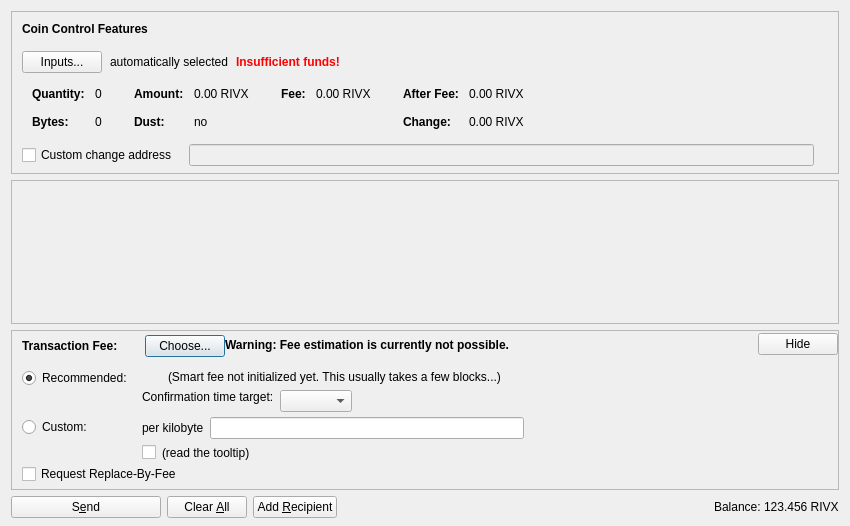
<?xml version="1.0" encoding="UTF-8"?>
<ui version="4.0">
 <class>SendCoinsDialog</class>
 <widget class="QDialog" name="SendCoinsDialog">
  <property name="geometry">
   <rect>
    <x>0</x>
    <y>0</y>
    <width>850</width>
    <height>526</height>
   </rect>
  </property>
  <property name="windowTitle">
   <string>Send Coins</string>
  </property>
  <layout class="QVBoxLayout" name="verticalLayout" stretch="0,1,0,0">
   <property name="bottomMargin">
    <number>8</number>
   </property>
   <item>
    <widget class="QFrame" name="frameCoinControl">
     <property name="sizePolicy">
      <sizepolicy hsizetype="Expanding" vsizetype="Expanding">
       <horstretch>0</horstretch>
       <verstretch>0</verstretch>
      </sizepolicy>
     </property>
     <property name="maximumSize">
      <size>
       <width>16777215</width>
       <height>16777215</height>
      </size>
     </property>
     <property name="frameShape">
      <enum>QFrame::StyledPanel</enum>
     </property>
     <property name="frameShadow">
      <enum>QFrame::Sunken</enum>
     </property>
     <layout class="QVBoxLayout" name="verticalLayoutCoinControl2">
      <property name="spacing">
       <number>0</number>
      </property>
      <property name="leftMargin">
       <number>0</number>
      </property>
      <property name="topMargin">
       <number>0</number>
      </property>
      <property name="rightMargin">
       <number>0</number>
      </property>
      <property name="bottomMargin">
       <number>6</number>
      </property>
      <item>
       <layout class="QVBoxLayout" name="verticalLayoutCoinControl" stretch="0,0,0,0,1">
        <property name="spacing">
         <number>0</number>
        </property>
        <property name="leftMargin">
         <number>10</number>
        </property>
        <property name="topMargin">
         <number>10</number>
        </property>
        <item>
         <layout class="QHBoxLayout" name="horizontalLayoutCoinControl1">
          <property name="bottomMargin">
           <number>15</number>
          </property>
          <item>
           <widget class="QLabel" name="labelCoinControlFeatures">
            <property name="sizePolicy">
             <sizepolicy hsizetype="Preferred" vsizetype="Maximum">
              <horstretch>0</horstretch>
              <verstretch>0</verstretch>
             </sizepolicy>
            </property>
            <property name="font">
             <font>
              <weight>75</weight>
              <bold>true</bold>
             </font>
            </property>
            <property name="styleSheet">
             <string notr="true">font-weight:bold;</string>
            </property>
            <property name="text">
             <string>Coin Control Features</string>
            </property>
           </widget>
          </item>
         </layout>
        </item>
        <item>
         <layout class="QHBoxLayout" name="horizontalLayoutCoinControl2" stretch="0,0,0,0">
          <property name="spacing">
           <number>8</number>
          </property>
          <property name="bottomMargin">
           <number>10</number>
          </property>
          <item>
           <widget class="QPushButton" name="pushButtonCoinControl">
            <property name="styleSheet">
             <string notr="true"/>
            </property>
            <property name="text">
             <string>Inputs...</string>
            </property>
            <property name="autoDefault">
             <bool>false</bool>
            </property>
           </widget>
          </item>
          <item>
           <widget class="QLabel" name="labelCoinControlAutomaticallySelected">
            <property name="text">
             <string>automatically selected</string>
            </property>
            <property name="margin">
             <number>5</number>
            </property>
           </widget>
          </item>
          <item>
           <widget class="QLabel" name="labelCoinControlInsuffFunds">
            <property name="font">
             <font>
              <weight>75</weight>
              <bold>true</bold>
             </font>
            </property>
            <property name="styleSheet">
             <string notr="true">color:red;font-weight:bold;</string>
            </property>
            <property name="text">
             <string>Insufficient funds!</string>
            </property>
            <property name="margin">
             <number>5</number>
            </property>
           </widget>
          </item>
          <item>
           <spacer name="horizontalSpacerCoinControl">
            <property name="orientation">
             <enum>Qt::Horizontal</enum>
            </property>
            <property name="sizeHint" stdset="0">
             <size>
              <width>40</width>
              <height>1</height>
             </size>
            </property>
           </spacer>
          </item>
         </layout>
        </item>
        <item>
         <widget class="QWidget" name="widgetCoinControl" native="true">
          <property name="sizePolicy">
           <sizepolicy hsizetype="Preferred" vsizetype="Preferred">
            <horstretch>0</horstretch>
            <verstretch>0</verstretch>
           </sizepolicy>
          </property>
          <property name="minimumSize">
           <size>
            <width>0</width>
            <height>0</height>
           </size>
          </property>
          <property name="styleSheet">
           <string notr="true"/>
          </property>
          <layout class="QHBoxLayout" name="horizontalLayoutCoinControl5">
           <property name="leftMargin">
            <number>0</number>
           </property>
           <property name="topMargin">
            <number>0</number>
           </property>
           <property name="rightMargin">
            <number>0</number>
           </property>
           <property name="bottomMargin">
            <number>0</number>
           </property>
           <item>
            <layout class="QHBoxLayout" name="horizontalLayoutCoinControl3" stretch="0,0,0,1">
             <property name="spacing">
              <number>20</number>
             </property>
             <property name="topMargin">
              <number>0</number>
             </property>
             <property name="bottomMargin">
              <number>10</number>
             </property>
             <item>
              <layout class="QFormLayout" name="formLayoutCoinControl1">
               <property name="horizontalSpacing">
                <number>10</number>
               </property>
               <property name="verticalSpacing">
                <number>14</number>
               </property>
               <property name="leftMargin">
                <number>10</number>
               </property>
               <property name="topMargin">
                <number>4</number>
               </property>
               <property name="rightMargin">
                <number>6</number>
               </property>
               <item row="0" column="0">
                <widget class="QLabel" name="labelCoinControlQuantityText">
                 <property name="font">
                  <font>
                   <weight>75</weight>
                   <bold>true</bold>
                  </font>
                 </property>
                 <property name="text">
                  <string>Quantity:</string>
                 </property>
                 <property name="margin">
                  <number>0</number>
                 </property>
                </widget>
               </item>
               <item row="0" column="1">
                <widget class="QLabel" name="labelCoinControlQuantity">
                 <property name="cursor">
                  <cursorShape>IBeamCursor</cursorShape>
                 </property>
                 <property name="contextMenuPolicy">
                  <enum>Qt::ActionsContextMenu</enum>
                 </property>
                 <property name="text">
                  <string notr="true">0</string>
                 </property>
                 <property name="margin">
                  <number>0</number>
                 </property>
                 <property name="textInteractionFlags">
                  <set>Qt::LinksAccessibleByMouse|Qt::TextSelectableByKeyboard|Qt::TextSelectableByMouse</set>
                 </property>
                </widget>
               </item>
               <item row="1" column="0">
                <widget class="QLabel" name="labelCoinControlBytesText">
                 <property name="font">
                  <font>
                   <weight>75</weight>
                   <bold>true</bold>
                  </font>
                 </property>
                 <property name="text">
                  <string>Bytes:</string>
                 </property>
                </widget>
               </item>
               <item row="1" column="1">
                <widget class="QLabel" name="labelCoinControlBytes">
                 <property name="cursor">
                  <cursorShape>IBeamCursor</cursorShape>
                 </property>
                 <property name="contextMenuPolicy">
                  <enum>Qt::ActionsContextMenu</enum>
                 </property>
                 <property name="text">
                  <string notr="true">0</string>
                 </property>
                 <property name="textInteractionFlags">
                  <set>Qt::LinksAccessibleByMouse|Qt::TextSelectableByKeyboard|Qt::TextSelectableByMouse</set>
                 </property>
                </widget>
               </item>
              </layout>
             </item>
             <item>
              <layout class="QFormLayout" name="formLayoutCoinControl2">
               <property name="horizontalSpacing">
                <number>10</number>
               </property>
               <property name="verticalSpacing">
                <number>14</number>
               </property>
               <property name="leftMargin">
                <number>6</number>
               </property>
               <property name="topMargin">
                <number>4</number>
               </property>
               <property name="rightMargin">
                <number>6</number>
               </property>
               <item row="0" column="0">
                <widget class="QLabel" name="labelCoinControlAmountText">
                 <property name="font">
                  <font>
                   <weight>75</weight>
                   <bold>true</bold>
                  </font>
                 </property>
                 <property name="text">
                  <string>Amount:</string>
                 </property>
                 <property name="margin">
                  <number>0</number>
                 </property>
                </widget>
               </item>
               <item row="0" column="1">
                <widget class="QLabel" name="labelCoinControlAmount">
                 <property name="cursor">
                  <cursorShape>IBeamCursor</cursorShape>
                 </property>
                 <property name="contextMenuPolicy">
                  <enum>Qt::ActionsContextMenu</enum>
                 </property>
                 <property name="text">
                  <string notr="true">0.00 RIVX</string>
                 </property>
                 <property name="textInteractionFlags">
                  <set>Qt::LinksAccessibleByMouse|Qt::TextSelectableByKeyboard|Qt::TextSelectableByMouse</set>
                 </property>
                </widget>
               </item>
               <item row="1" column="0">
                <widget class="QLabel" name="labelCoinControlLowOutputText">
                 <property name="font">
                  <font>
                   <weight>75</weight>
                   <bold>true</bold>
                  </font>
                 </property>
                 <property name="text">
                  <string>Dust:</string>
                 </property>
                </widget>
               </item>
               <item row="1" column="1">
                <widget class="QLabel" name="labelCoinControlLowOutput">
                 <property name="cursor">
                  <cursorShape>IBeamCursor</cursorShape>
                 </property>
                 <property name="contextMenuPolicy">
                  <enum>Qt::ActionsContextMenu</enum>
                 </property>
                 <property name="text">
                  <string notr="true">no</string>
                 </property>
                 <property name="textInteractionFlags">
                  <set>Qt::LinksAccessibleByMouse|Qt::TextSelectableByKeyboard|Qt::TextSelectableByMouse</set>
                 </property>
                </widget>
               </item>
              </layout>
             </item>
             <item>
              <layout class="QFormLayout" name="formLayoutCoinControl3">
               <property name="horizontalSpacing">
                <number>10</number>
               </property>
               <property name="verticalSpacing">
                <number>14</number>
               </property>
               <property name="leftMargin">
                <number>6</number>
               </property>
               <property name="topMargin">
                <number>4</number>
               </property>
               <property name="rightMargin">
                <number>6</number>
               </property>
               <item row="0" column="0">
                <widget class="QLabel" name="labelCoinControlFeeText">
                 <property name="font">
                  <font>
                   <weight>75</weight>
                   <bold>true</bold>
                  </font>
                 </property>
                 <property name="text">
                  <string>Fee:</string>
                 </property>
                 <property name="margin">
                  <number>0</number>
                 </property>
                </widget>
               </item>
               <item row="0" column="1">
                <widget class="QLabel" name="labelCoinControlFee">
                 <property name="cursor">
                  <cursorShape>IBeamCursor</cursorShape>
                 </property>
                 <property name="contextMenuPolicy">
                  <enum>Qt::ActionsContextMenu</enum>
                 </property>
                 <property name="text">
                  <string notr="true">0.00 RIVX</string>
                 </property>
                 <property name="textInteractionFlags">
                  <set>Qt::LinksAccessibleByMouse|Qt::TextSelectableByKeyboard|Qt::TextSelectableByMouse</set>
                 </property>
                </widget>
               </item>
              </layout>
             </item>
             <item>
              <layout class="QFormLayout" name="formLayoutCoinControl4">
               <property name="horizontalSpacing">
                <number>10</number>
               </property>
               <property name="verticalSpacing">
                <number>14</number>
               </property>
               <property name="leftMargin">
                <number>6</number>
               </property>
               <property name="topMargin">
                <number>4</number>
               </property>
               <property name="rightMargin">
                <number>6</number>
               </property>
               <item row="0" column="0">
                <widget class="QLabel" name="labelCoinControlAfterFeeText">
                 <property name="font">
                  <font>
                   <weight>75</weight>
                   <bold>true</bold>
                  </font>
                 </property>
                 <property name="text">
                  <string>After Fee:</string>
                 </property>
                 <property name="margin">
                  <number>0</number>
                 </property>
                </widget>
               </item>
               <item row="0" column="1">
                <widget class="QLabel" name="labelCoinControlAfterFee">
                 <property name="cursor">
                  <cursorShape>IBeamCursor</cursorShape>
                 </property>
                 <property name="contextMenuPolicy">
                  <enum>Qt::ActionsContextMenu</enum>
                 </property>
                 <property name="text">
                  <string notr="true">0.00 RIVX</string>
                 </property>
                 <property name="textInteractionFlags">
                  <set>Qt::LinksAccessibleByMouse|Qt::TextSelectableByKeyboard|Qt::TextSelectableByMouse</set>
                 </property>
                </widget>
               </item>
               <item row="1" column="0">
                <widget class="QLabel" name="labelCoinControlChangeText">
                 <property name="font">
                  <font>
                   <weight>75</weight>
                   <bold>true</bold>
                  </font>
                 </property>
                 <property name="text">
                  <string>Change:</string>
                 </property>
                </widget>
               </item>
               <item row="1" column="1">
                <widget class="QLabel" name="labelCoinControlChange">
                 <property name="cursor">
                  <cursorShape>IBeamCursor</cursorShape>
                 </property>
                 <property name="contextMenuPolicy">
                  <enum>Qt::ActionsContextMenu</enum>
                 </property>
                 <property name="text">
                  <string notr="true">0.00 RIVX</string>
                 </property>
                 <property name="textInteractionFlags">
                  <set>Qt::LinksAccessibleByMouse|Qt::TextSelectableByKeyboard|Qt::TextSelectableByMouse</set>
                 </property>
                </widget>
               </item>
              </layout>
             </item>
            </layout>
           </item>
          </layout>
         </widget>
        </item>
        <item>
         <layout class="QHBoxLayout" name="horizontalLayoutCoinControl4" stretch="0,0,0">
          <property name="spacing">
           <number>12</number>
          </property>
          <property name="sizeConstraint">
           <enum>QLayout::SetDefaultConstraint</enum>
          </property>
          <property name="topMargin">
           <number>5</number>
          </property>
          <property name="rightMargin">
           <number>5</number>
          </property>
          <item>
           <widget class="QCheckBox" name="checkBoxCoinControlChange">
            <property name="toolTip">
             <string>If this is activated, but the change address is empty or invalid, change will be sent to a newly generated address.</string>
            </property>
            <property name="text">
             <string>Custom change address</string>
            </property>
           </widget>
          </item>
          <item>
           <widget class="QValidatedLineEdit" name="lineEditCoinControlChange">
            <property name="enabled">
             <bool>false</bool>
            </property>
            <property name="sizePolicy">
             <sizepolicy hsizetype="Expanding" vsizetype="Fixed">
              <horstretch>0</horstretch>
              <verstretch>0</verstretch>
             </sizepolicy>
            </property>
           </widget>
          </item>
          <item>
           <widget class="QLabel" name="labelCoinControlChangeLabel">
            <property name="sizePolicy">
             <sizepolicy hsizetype="Preferred" vsizetype="Expanding">
              <horstretch>0</horstretch>
              <verstretch>0</verstretch>
             </sizepolicy>
            </property>
            <property name="minimumSize">
             <size>
              <width>0</width>
              <height>0</height>
             </size>
            </property>
            <property name="text">
             <string/>
            </property>
            <property name="margin">
             <number>3</number>
            </property>
           </widget>
          </item>
         </layout>
        </item>
        <item>
         <spacer name="verticalSpacerCoinControl">
          <property name="orientation">
           <enum>Qt::Vertical</enum>
          </property>
          <property name="sizeHint" stdset="0">
           <size>
            <width>800</width>
            <height>1</height>
           </size>
          </property>
         </spacer>
        </item>
       </layout>
      </item>
     </layout>
    </widget>
   </item>
   <item>
    <widget class="QScrollArea" name="scrollArea">
     <property name="widgetResizable">
      <bool>true</bool>
     </property>
     <widget class="QWidget" name="scrollAreaWidgetContents">
      <property name="geometry">
       <rect>
        <x>0</x>
        <y>0</y>
        <width>830</width>
        <height>104</height>
       </rect>
      </property>
      <layout class="QVBoxLayout" name="verticalLayout_2" stretch="0,1">
       <property name="leftMargin">
        <number>0</number>
       </property>
       <property name="topMargin">
        <number>0</number>
       </property>
       <property name="rightMargin">
        <number>0</number>
       </property>
       <property name="bottomMargin">
        <number>0</number>
       </property>
       <item>
        <layout class="QVBoxLayout" name="entries">
         <property name="spacing">
          <number>6</number>
         </property>
        </layout>
       </item>
       <item>
        <spacer name="verticalSpacer">
         <property name="orientation">
          <enum>Qt::Vertical</enum>
         </property>
         <property name="sizeHint" stdset="0">
          <size>
           <width>20</width>
           <height>40</height>
          </size>
         </property>
        </spacer>
       </item>
      </layout>
     </widget>
    </widget>
   </item>
   <item>
    <widget class="QFrame" name="frameFee">
     <property name="sizePolicy">
      <sizepolicy hsizetype="Expanding" vsizetype="Expanding">
       <horstretch>0</horstretch>
       <verstretch>0</verstretch>
      </sizepolicy>
     </property>
     <property name="maximumSize">
      <size>
       <width>16777215</width>
       <height>16777215</height>
      </size>
     </property>
     <property name="frameShape">
      <enum>QFrame::StyledPanel</enum>
     </property>
     <property name="frameShadow">
      <enum>QFrame::Sunken</enum>
     </property>
     <layout class="QVBoxLayout" name="verticalLayoutFee1">
      <property name="spacing">
       <number>0</number>
      </property>
      <property name="leftMargin">
       <number>0</number>
      </property>
      <property name="topMargin">
       <number>0</number>
      </property>
      <property name="rightMargin">
       <number>0</number>
      </property>
      <property name="bottomMargin">
       <number>0</number>
      </property>
      <item>
       <layout class="QVBoxLayout" name="verticalLayoutFee2" stretch="0,0,0">
        <property name="spacing">
         <number>0</number>
        </property>
        <property name="leftMargin">
         <number>10</number>
        </property>
        <property name="topMargin">
         <number>0</number>
        </property>
        <item>
         <layout class="QHBoxLayout" name="horizontalLayoutFee1">
          <property name="bottomMargin">
           <number>0</number>
          </property>
          <item>
           <layout class="QVBoxLayout" name="verticalLayoutFee7">
            <property name="spacing">
             <number>0</number>
            </property>
            <item>
             <spacer name="verticalSpacerSmartFee">
              <property name="orientation">
               <enum>Qt::Vertical</enum>
              </property>
              <property name="sizeType">
               <enum>QSizePolicy::Fixed</enum>
              </property>
              <property name="sizeHint" stdset="0">
               <size>
                <width>1</width>
                <height>4</height>
               </size>
              </property>
             </spacer>
            </item>
            <item>
             <layout class="QHBoxLayout" name="horizontalLayoutSmartFee">
              <property name="spacing">
               <number>10</number>
              </property>
              <item>
               <widget class="QLabel" name="labelFeeHeadline">
                <property name="sizePolicy">
                 <sizepolicy hsizetype="Preferred" vsizetype="Maximum">
                  <horstretch>0</horstretch>
                  <verstretch>0</verstretch>
                 </sizepolicy>
                </property>
                <property name="font">
                 <font>
                  <weight>75</weight>
                  <bold>true</bold>
                 </font>
                </property>
                <property name="styleSheet">
                 <string notr="true">font-weight:bold;</string>
                </property>
                <property name="text">
                 <string>Transaction Fee:</string>
                </property>
               </widget>
              </item>
              <item>
               <widget class="QLabel" name="labelFeeMinimized">
                <property name="text">
                 <string/>
                </property>
               </widget>
              </item>
              <item>
               <widget class="QPushButton" name="buttonChooseFee">
                <property name="text">
                 <string>Choose...</string>
                </property>
               </widget>
              </item>
             </layout>
            </item>
            <item>
             <spacer name="verticalSpacer_5">
              <property name="orientation">
               <enum>Qt::Vertical</enum>
              </property>
              <property name="sizeHint" stdset="0">
               <size>
                <width>1</width>
                <height>1</height>
               </size>
              </property>
             </spacer>
            </item>
           </layout>
          </item>
          <item>
           <widget class="QLabel" name="fallbackFeeWarningLabel">
            <property name="toolTip">
             <string>Using the fallbackfee can result in sending a transaction that will take several hours or days (or never) to confirm. Consider choosing your fee manually or wait until you have validated the complete chain.</string>
            </property>
            <property name="font">
            <font>
                <weight>75</weight>
                <bold>true</bold>
            </font>
            </property>
            <property name="text">
             <string>Warning: Fee estimation is currently not possible.</string>
            </property>
            <property name="wordWrap">
             <bool>false</bool>
            </property>
           </widget>
          </item>
          <item>
           <spacer name="horizontalSpacer_4">
            <property name="orientation">
             <enum>Qt::Horizontal</enum>
            </property>
            <property name="sizeType">
             <enum>QSizePolicy::MinimumExpanding</enum>
            </property>
            <property name="sizeHint" stdset="0">
             <size>
              <width>40</width>
              <height>20</height>
             </size>
            </property>
           </spacer>
          </item>
          <item>
           <widget class="QPushButton" name="buttonMinimizeFee">
            <property name="toolTip">
             <string>collapse fee-settings</string>
            </property>
            <property name="text">
             <string>Hide</string>
            </property>
           </widget>
          </item>
         </layout>
        </item>
        <item>
         <widget class="QFrame" name="frameFeeSelection">
          <layout class="QVBoxLayout" name="verticalLayoutFee12">
           <property name="spacing">
            <number>0</number>
           </property>
           <property name="leftMargin">
            <number>0</number>
           </property>
           <property name="topMargin">
            <number>0</number>
           </property>
           <property name="rightMargin">
            <number>0</number>
           </property>
           <property name="bottomMargin">
            <number>0</number>
           </property>
           <item>
            <layout class="QGridLayout" name="gridLayoutFee">
             <property name="topMargin">
              <number>10</number>
             </property>
             <property name="bottomMargin">
              <number>4</number>
             </property>
             <property name="horizontalSpacing">
              <number>10</number>
             </property>
             <property name="verticalSpacing">
              <number>4</number>
             </property>
             <item row="1" column="1">
              <layout class="QVBoxLayout" name="verticalLayoutFee8">
               <property name="spacing">
                <number>6</number>
               </property>
               <item>
                <layout class="QHBoxLayout" name="horizontalLayoutFee13">
                 <item>
                  <widget class="QLabel" name="labelCustomPerKilobyte">
                   <property name="toolTip">
                    <string>If the custom fee is set to 1000 satoshis and the transaction is only 250 bytes, then &quot;per kilobyte&quot; only pays 250 satoshis in fee, while &quot;total at least&quot; pays 1000 satoshis. For transactions bigger than a kilobyte both pay by kilobyte.</string>
                   </property>
                   <property name="text">
                    <string>per kilobyte</string>
                   </property>
                  </widget>
                 </item>
                 <item>
                  <widget class="BitcoinAmountField" name="customFee"/>
                 </item>
                 <item>
                  <spacer name="horizontalSpacer_6">
                   <property name="orientation">
                    <enum>Qt::Horizontal</enum>
                   </property>
                   <property name="sizeHint" stdset="0">
                    <size>
                     <width>1</width>
                     <height>1</height>
                    </size>
                   </property>
                  </spacer>
                 </item>
                </layout>
               </item>
               <item>
                <layout class="QHBoxLayout" name="horizontalLayoutFee8">
                 <item>
                  <widget class="QCheckBox" name="checkBoxMinimumFee">
                   <property name="toolTip">
                    <string>Paying only the minimum fee is just fine as long as there is less transaction volume than space in the blocks. But be aware that this can end up in a never confirming transaction once there is more demand for bitcoin transactions than the network can process.</string>
                   </property>
                   <property name="text">
                    <string/>
                   </property>
                  </widget>
                 </item>
                 <item>
                  <widget class="QLabel" name="labelMinFeeWarning">
                   <property name="enabled">
                    <bool>true</bool>
                   </property>
                   <property name="toolTip">
                    <string>Paying only the minimum fee is just fine as long as there is less transaction volume than space in the blocks. But be aware that this can end up in a never confirming transaction once there is more demand for bitcoin transactions than the network can process.</string>
                   </property>
                   <property name="text">
                    <string>(read the tooltip)</string>
                   </property>
                   <property name="margin">
                    <number>5</number>
                   </property>
                  </widget>
                 </item>
                 <item>
                  <spacer name="horizontalSpacer_2">
                   <property name="orientation">
                    <enum>Qt::Horizontal</enum>
                   </property>
                   <property name="sizeHint" stdset="0">
                    <size>
                     <width>1</width>
                     <height>1</height>
                    </size>
                   </property>
                  </spacer>
                 </item>
                </layout>
               </item>
              </layout>
             </item>
             <item row="0" column="0">
              <layout class="QVBoxLayout" name="verticalLayoutFee4" stretch="0,1">
               <item>
                <widget class="QRadioButton" name="radioSmartFee">
                 <property name="text">
                  <string>Recommended:</string>
                 </property>
                 <property name="checked">
                  <bool>true</bool>
                 </property>
                 <attribute name="buttonGroup">
                  <string notr="true">groupFee</string>
                 </attribute>
                </widget>
               </item>
               <item>
                <spacer name="verticalSpacer_2">
                 <property name="orientation">
                  <enum>Qt::Vertical</enum>
                 </property>
                 <property name="sizeHint" stdset="0">
                  <size>
                   <width>1</width>
                   <height>1</height>
                  </size>
                 </property>
                </spacer>
               </item>
              </layout>
             </item>
             <item row="1" column="0">
              <layout class="QVBoxLayout" name="verticalLayoutFee9" stretch="0,1">
               <item>
                <widget class="QRadioButton" name="radioCustomFee">
                 <property name="text">
                  <string>Custom:</string>
                 </property>
                 <attribute name="buttonGroup">
                  <string notr="true">groupFee</string>
                 </attribute>
                </widget>
               </item>
               <item>
                <spacer name="verticalSpacer_6">
                 <property name="orientation">
                  <enum>Qt::Vertical</enum>
                 </property>
                 <property name="sizeHint" stdset="0">
                  <size>
                   <width>1</width>
                   <height>1</height>
                  </size>
                 </property>
                </spacer>
               </item>
              </layout>
             </item>
             <item row="0" column="1">
              <layout class="QVBoxLayout" name="verticalLayoutFee3" stretch="0,0,1">
               <property name="spacing">
                <number>6</number>
               </property>
               <property name="topMargin">
                <number>2</number>
               </property>
               <item>
                <layout class="QHBoxLayout" name="horizontalLayoutFee12">
                 <item>
                  <widget class="QLabel" name="labelSmartFee">
                   <property name="text">
                    <string/>
                   </property>
                   <property name="margin">
                    <number>2</number>
                   </property>
                  </widget>
                 </item>
                 <item>
                  <widget class="QLabel" name="labelFeeEstimation">
                   <property name="text">
                    <string/>
                   </property>
                  </widget>
                 </item>
                 <item>
                  <widget class="QLabel" name="labelSmartFee2">
                   <property name="text">
                    <string>(Smart fee not initialized yet. This usually takes a few blocks...)</string>
                   </property>
                   <property name="margin">
                    <number>2</number>
                   </property>
                  </widget>
                 </item>
                 <item>
                  <spacer name="horizontalSpacer_5">
                   <property name="orientation">
                    <enum>Qt::Horizontal</enum>
                   </property>
                   <property name="sizeHint" stdset="0">
                    <size>
                     <width>1</width>
                     <height>1</height>
                    </size>
                   </property>
                  </spacer>
                 </item>
                </layout>
               </item>
               <item>
                <layout class="QHBoxLayout" name="horizontalLayoutFee9">
                 <item>
                  <layout class="QVBoxLayout" name="verticalLayoutFee6">
                   <item>
                    <widget class="QLabel" name="labelSmartFee3">
                     <property name="text">
                      <string>Confirmation time target:</string>
                     </property>
                     <property name="margin">
                      <number>2</number>
                     </property>
                    </widget>
                   </item>
                   <item>
                    <spacer name="verticalSpacer_3">
                     <property name="orientation">
                      <enum>Qt::Vertical</enum>
                     </property>
                     <property name="sizeHint" stdset="0">
                      <size>
                       <width>1</width>
                       <height>1</height>
                      </size>
                     </property>
                    </spacer>
                   </item>
                  </layout>
                 </item>
                 <item>
                  <layout class="QVBoxLayout" name="verticalLayoutFee5">
                   <property name="rightMargin">
                    <number>30</number>
                   </property>
                   <item>
                    <layout class="QHBoxLayout" name="horizontalLayoutConfTarget">
                     <property name="bottomMargin">
                      <number>0</number>
                     </property>
                     <item>
                      <widget class="QComboBox" name="confTargetSelector"/>
                     </item>
                     <item>
                      <spacer name="horizontalSpacerConfTarget">
                       <property name="orientation">
                        <enum>Qt::Horizontal</enum>
                       </property>
                       <property name="sizeHint" stdset="0">
                        <size>
                         <width>40</width>
                         <height>20</height>
                        </size>
                       </property>
                      </spacer>
                     </item>
                    </layout>
                   </item>
                  </layout>
                 </item>
                </layout>
               </item>
               <item>
                <spacer name="verticalSpacer_4">
                 <property name="orientation">
                  <enum>Qt::Vertical</enum>
                 </property>
                 <property name="sizeHint" stdset="0">
                  <size>
                   <width>1</width>
                   <height>1</height>
                  </size>
                 </property>
                </spacer>
               </item>
              </layout>
             </item>
            </layout>
           </item>
           <item>
            <widget class="QCheckBox" name="optInRBF">
             <property name="text">
              <string>Request Replace-By-Fee</string>
             </property>
             <property name="toolTip">
              <string>Indicates that the sender may wish to replace this transaction with a new one paying higher fees (prior to being confirmed).</string>
             </property>
            </widget>
           </item>
          </layout>
         </widget>
        </item>
        <item>
         <spacer name="verticalSpacerFee">
          <property name="orientation">
           <enum>Qt::Vertical</enum>
          </property>
          <property name="sizeHint" stdset="0">
           <size>
            <width>40</width>
            <height>5</height>
           </size>
          </property>
         </spacer>
        </item>
       </layout>
      </item>
     </layout>
    </widget>
   </item>
   <item>
    <layout class="QHBoxLayout" name="horizontalLayout">
     <item>
      <widget class="QPushButton" name="sendButton">
       <property name="minimumSize">
        <size>
         <width>150</width>
         <height>0</height>
        </size>
       </property>
       <property name="toolTip">
        <string>Confirm the send action</string>
       </property>
       <property name="text">
        <string>S&amp;end</string>
       </property>
       <property name="icon">
        <iconset resource="../bitcoin.qrc">
         <normaloff>:/icons/send</normaloff>:/icons/send</iconset>
       </property>
       <property name="autoDefault">
        <bool>false</bool>
       </property>
       <property name="default">
        <bool>false</bool>
       </property>
      </widget>
     </item>
     <item>
      <widget class="QPushButton" name="clearButton">
       <property name="sizePolicy">
        <sizepolicy hsizetype="Minimum" vsizetype="Fixed">
         <horstretch>0</horstretch>
         <verstretch>0</verstretch>
        </sizepolicy>
       </property>
       <property name="toolTip">
        <string>Clear all fields of the form.</string>
       </property>
       <property name="text">
        <string>Clear &amp;All</string>
       </property>
       <property name="icon">
        <iconset resource="../bitcoin.qrc">
         <normaloff>:/icons/remove</normaloff>:/icons/remove</iconset>
       </property>
       <property name="autoDefault">
        <bool>false</bool>
       </property>
      </widget>
     </item>
     <item>
      <widget class="QPushButton" name="addButton">
       <property name="toolTip">
        <string>Send to multiple recipients at once</string>
       </property>
       <property name="text">
        <string>Add &amp;Recipient</string>
       </property>
       <property name="icon">
        <iconset resource="../bitcoin.qrc">
         <normaloff>:/icons/add</normaloff>:/icons/add</iconset>
       </property>
       <property name="autoDefault">
        <bool>false</bool>
       </property>
      </widget>
     </item>
     <item>
      <spacer name="horizontalSpacer">
       <property name="orientation">
        <enum>Qt::Horizontal</enum>
       </property>
       <property name="sizeHint" stdset="0">
        <size>
         <width>40</width>
         <height>20</height>
        </size>
       </property>
      </spacer>
     </item>
     <item>
      <layout class="QHBoxLayout" name="horizontalLayout_2">
       <property name="spacing">
        <number>3</number>
       </property>
       <item>
        <widget class="QLabel" name="label">
         <property name="sizePolicy">
          <sizepolicy hsizetype="Preferred" vsizetype="Fixed">
           <horstretch>0</horstretch>
           <verstretch>0</verstretch>
          </sizepolicy>
         </property>
         <property name="text">
          <string>Balance:</string>
         </property>
        </widget>
       </item>
       <item>
        <widget class="QLabel" name="labelBalance">
         <property name="sizePolicy">
          <sizepolicy hsizetype="Preferred" vsizetype="Fixed">
           <horstretch>0</horstretch>
           <verstretch>0</verstretch>
          </sizepolicy>
         </property>
         <property name="cursor">
          <cursorShape>IBeamCursor</cursorShape>
         </property>
         <property name="text">
          <string notr="true">123.456 RIVX</string>
         </property>
         <property name="textInteractionFlags">
          <set>Qt::LinksAccessibleByMouse|Qt::TextSelectableByKeyboard|Qt::TextSelectableByMouse</set>
         </property>
        </widget>
       </item>
      </layout>
     </item>
    </layout>
   </item>
  </layout>
 </widget>
 <customwidgets>
  <customwidget>
   <class>QValidatedLineEdit</class>
   <extends>QLineEdit</extends>
   <header>qvalidatedlineedit.h</header>
  </customwidget>
  <customwidget>
   <class>BitcoinAmountField</class>
   <extends>QLineEdit</extends>
   <header>bitcoinamountfield.h</header>
   <container>1</container>
  </customwidget>
 </customwidgets>
 <resources>
  <include location="../bitcoin.qrc"/>
 </resources>
 <connections/>
 <buttongroups>
  <buttongroup name="groupFee"/>
 </buttongroups>
</ui>
